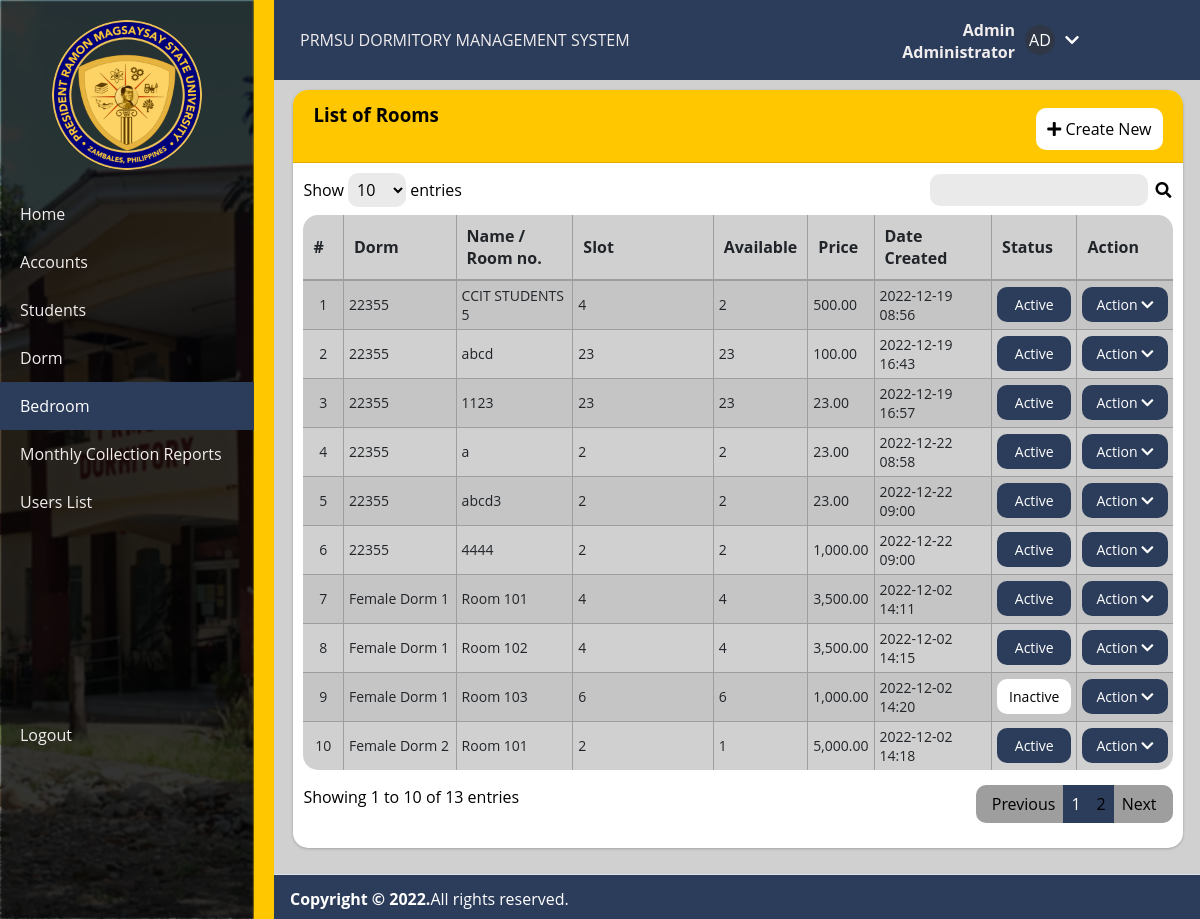
The app's page /admin/bedroom.php (signed in) with its own data.
### tables this page shows
CREATE TABLE `user_meta` (
  `id` int(11) NOT NULL,
  `user_id` int(11) NOT NULL,
  `meta_key` text NOT NULL,
  `meta_value` text NOT NULL
);

CREATE TABLE `room_list` (
  `id` int(40) NOT NULL,
  `dorm_id` int(40) NOT NULL,
  `name` text NOT NULL,
  `slots` int(10) NOT NULL DEFAULT 0,
  `price` float(12,2) NOT NULL DEFAULT 0.00,
  `status` tinyint(1) NOT NULL DEFAULT 1,
  `delete_flag` tinyint(1) NOT NULL DEFAULT 0,
  `date_created` datetime NOT NULL DEFAULT current_timestamp(),
  `date_updated` datetime NOT NULL DEFAULT current_timestamp() ON UPDATE current_timestamp()
);

CREATE TABLE `dorm_list` (
  `id` int(40) NOT NULL,
  `name` text NOT NULL,
  `status` tinyint(1) NOT NULL DEFAULT 1,
  `delete_flag` tinyint(1) NOT NULL DEFAULT 0,
  `date_created` datetime NOT NULL DEFAULT current_timestamp(),
  `date_updated` datetime NOT NULL DEFAULT current_timestamp() ON UPDATE current_timestamp()
);

### classes/db_helper.php (called while the page is built, shortened)
<?php
class db {
    public  $conn;
    public $tblmeta = "user_meta";
    public function connect(){
        $this->dbname       = 'PRMSUdms_db';
        $this->dbhost       = 'localhost';
        $this->dbusername   = 'root';
        $this->dbpassword   = '';
        try{
            $this->conn = new PDO("mysql:host=$this->dbhost;dbname=$this->dbname;charset=utf8",$this->dbusername,$this->dbpassword);
            $this->conn->setAttribute(PDO::ATTR_ERRMODE, PDO::ERRMODE_EXCEPTION);
        }catch(PDOException $e){
            echo $e->getMessage();
        }
    }
    public function query($sql,$params=array()){
        $stmt   = $this->conn->prepare($sql);
        if(count($params)>0):
            foreach($params as $key => $value):
                $stmt->bindValue($key,$value);
            endforeach;
        endif;
        $stmt->execute();
        return $stmt->fetchAll(PDO::FETCH_OBJ);
    }
    public function get_user_meta($user_id, $meta_key){
        $value = array(":user_id"=>$user_id,":meta_key"=>$meta_key);
        $result = $this->query("SELECT meta_value FROM $this->tblmeta WHERE meta_key=:meta_key AND user_id=:user_id",$value);
        return count($result)==0 ? "" : $result[0]->meta_value;
    }
}
?>

### config.php (called while the page is built, shortened)
<?php
require_once('classes/db_helper.php');
require_once('classes/utils.php');
function format_num($number = '' , $decimal = ''){
    if(is_numeric($number)){
        $ex = explode(".",$number);
        $decLen = isset($ex[1]) ? strlen($ex[1]) : 0;
        if(is_numeric($decimal)){
            return number_format($number,$decimal);
        }else{
            return number_format($number,$decLen);
        }
    }else{
        return "Invalid Input";
    }
}
?>

### admin/bedroom.php (the view, shortened to what this page needs)
<?php
require_once('../config.php');
	?>
<!DOCTYPE html>
<html>
<?php include '../inc/html-head.php' ?>
<body>
	<div class="wrapper">
		<div class="section">
			<?php include '../inc/header.php'; ?>
		</div>
		<?php include '../inc/sidebar.php'; ?>
		<div class="content-wrapper" style="min-height:628.038px">
			<section class="content">
				<div class="container">
					<div class="card">
						<div class="card-header">
							<h3 class="card-title">List of Rooms</h3>
							<div class="card-tools">
								<a href="#" id="create_new" class="btn btn-flat btn-primary"><span
										class="fas fa-plus"></span> Create New</a>
							</div>
						</div>
						<div class="card-body">
							<div class="container-fluid">
								<table class="table table-hover table-striped table-bordered" id="list">
									<colgroup>
										<col width="5%">
										<col width="15%">
										<col width="15%">
										<col width="20%">
										<col width="5%">
										<col width="5%">
										<col width="15%">
										<col width="10%">
										<col width="10%">
									</colgroup>
									<thead>
										<tr>
											<th>#</th>
											<th>Dorm</th>
											<th>Name / Room no.</th>
											<th>Slot</th>
											<th>Available</th>
											<th>Price</th>
											<th>Date Created</th>
											<th>Status</th>
											<th>Action</th>
										</tr>
									</thead>
									<tbody>
										<?php
                                        $i = 1;
                                        $qry = $conn->query("SELECT r.* , d.name as `dorm`,(r.slots - coalesce((SELECT COUNT(id) FROM account_list where room_id = r.id), 0)) as `available`  from `room_list` r inner join dorm_list d on r.dorm_id = d.id where r.delete_flag = 0 and d.delete_flag = 0 and d.status = 1 order by d.`name` asc ");
                                        while ($row = $qry->fetch_assoc()):
                                        ?>
										<tr>
											<td class="text-center">
												<?php echo $i++; ?>
											</td>
											<td>
												<?php echo $row['dorm'] ?>
											</td>
											<td>
												<?php echo $row['name'] ?>
											</td>
											<td class="text-right">
												<?php echo format_num($row['slots']) ?>
											</td>
											<td class="text-right">
												<?php echo format_num($row['available']) ?>
											</td>
											<td class="text-right">
												<?php echo format_num($row['price'], 2) ?>
											</td>
											<td>
												<?php echo date("Y-m-d H:i", strtotime($row['date_created'])) ?>
											</td>
											<td class="text-center">
												<div
													class="pill <?php echo $row['status'] === '1' ? 'active' : 'inactive' ?>">
													<?php echo $row['status'] === '1' ? 'Active' : 'Inactive' ?>
												</div>
											</td>
											<td align="center">
											<div class="dropdown">
													<button class="dropbtn">Action <i
															class="fa fa-chevron-down"></i></button>
												</div>
											</td>
										</tr>
										<?php endwhile; ?>
									</tbody>
								</table>
							</div>
						</div>
					</div>
				</div>
			</section>
		</div>
		<?php include '../inc/footer.php'; ?>
	</div>
</body>
</html>

### classes/utils.php (shortened to what this page needs)
<?php
    function profile_avatar($user) {
        global $ROOT_DIR;
        $initials = isset($user->first_name) ? substr(($user->first_name ?? ""), 0, 1).substr(($user->last_name ?? ""), 0, 1) : '?';
        if (!isset($user->profile_avatar) || empty($user->profile_avatar)) return "<div class='no-image'>$initials</div>";
        $is_exist = file_exists("$ROOT_DIR/img/avatars/$user->profile_avatar");
        return  $is_exist == 1 ? "<img class='profile-avatar-thumb' src='/img/avatars/$user->profile_avatar' />" : "<div class='no-image'>$initials</div>";
    }
?>

### css/style.css (style rules this page uses)
* { list-style: none; text-decoration: none; margin: 0; padding: 0; box-sizing: border-box; font-family: 'Open Sans', sans-serif; }
body { background: #D0D0D0; }
.content-wrapper { height: 100%; margin-top: calc(2.93725rem + 33px); margin-left: calc(2.93725rem + 229px); }
.content-wrapper .content { padding: 10px 10px; margin-top: 10px; color: #000000; }
section { display: block; }
.container { width: 100%; padding-right: 7.5px; padding-left: 7.5px; margin-right: auto; margin-left: auto; }
.card { box-shadow: 0 0 1px rgb(0 0 0 / 13%), 0 1px 3px rgb(0 0 0 / 20%); margin-bottom: 1rem; }
.card { position: relative; display: -ms-flexbox; display: flex; -ms-flex-direction: column; flex-direction: column; min-width: 0; word-wrap: break-word; background-color: #fff; background-clip: border-box; border: 0 solid rgba(0, 0, 0, 0.125); border-radius: 15px; flex-direction: column; }
.card-header:first-child { border-radius: calc(0.25rem - 0) calc(0.25rem - 0) 0 0; }
.card-header { background-color: rgb(255 199 0); border-bottom: 1px solid rgba(0, 0, 0, 0.125); padding: 0.75rem 1.25rem; margin-bottom: 0; position: relative; border-top-left-radius: 15px; border-top-right-radius: 15px; }
.card-body { -ms-flex: 1 1 auto; flex: 1 1 auto; min-height: 1px; padding: 10px; }
.card-tools { display: grid; justify-items: end; }
a#create_new { margin-top: -19px; }
.btn.btn-flat { color: #000; background-color: #FFF; padding: 8px 10px; border-radius: 10px; box-shadow: none; }
.btn { display: inline-block; font-weight: 400; color: #212529; text-align: center; vertical-align: middle; -webkit-user-select: none; -moz-user-select: none; -ms-user-select: none; user-select: none; background-color: transparent; border: 1px solid transparent; padding: 0.375rem 0.75rem; font-size: 1rem; line-height: 1.5; border-radius: 0.25rem; transition: color 0.15s ease-in-out, background-color 0.15s ease-in-out, border-color 0.15s ease-in-out, box-shadow 0.15s ease-in-out; min-width: 100px !important; cursor: pointer; }
button, [type="button"], [type="reset"], [type="submit"] { -webkit-appearance: button; }
button, select { text-transform: none; }
a { color: #007bff; text-decoration: none; background-color: transparent; }
button, input { overflow: visible; }
input, button, select, optgroup, textarea { margin: 0; font-family: inherit; font-size: inherit; }
.table { width: 100%; margin-bottom: 1rem; color: #212529; background-color: #D0D0D0; border-radius: 15px; border-collapse: collapse ; }
table.dataTable th:not(:last-child), table.dataTable td:not(:last-child) { border-right: #9e9e9e solid 1px; }
table.dataTable th { padding: 10px; }
table.dataTable td { padding: 5px; font-size: 14px; }
table.dataTable tr:not(:last-child) td { border-bottom: #9e9e9e solid 1px !important; }
table.dataTable thead tr { border-bottom: #9e9e9e solid 2px !important; }
table th:nth-last-child(-n + 2) { max-width: 80px !important; }
th { text-align: inherit; text-align: -webkit-match-parent; }
.table-striped tbody tr:nth-of-type(odd) { background-color: rgba(0, 0, 0, 0.05); }
.text-center { text-align: center !important; }
.pill { padding: 8px 10px; border-radius: 10px; }
.pill.active { background-color: #2c3d5c; color: #fff; }
.pill.inactive { background-color: #FFF; color: #000; }
.dropbtn { background-color: #2c3d5c; color: white; padding: 8px 10px; cursor: pointer; border: none; border-radius: 10px; width: 100%; }
.dropdown { position: relative; display: inline-block; width: 100%; min-width: 85px; }
.no-image, .profile-avatar-thumb { height: 30px; width: 30px; border-radius: 15px; background-color: rgba(50,50,50,0.5) !important; color: #FFF; display: flex; justify-content: center; align-items: center; }

### css/header-footer.css (style rules this page uses)
.wrapper .section { width: calc(100% - 225px); margin-left: 225px; transition: all 0.5s ease; }

### records on screen
user_meta: meta_value "AD"
room_list: dorm_list.name "22355", name "CCIT STUDENTS 5", slots "4", available "2", price "500.00", date_created "2022-12-19 08:56", status "Active"
room_list: dorm_list.name "22355", name "abcd", slots "23", available "23", price "100.00", date_created "2022-12-19 16:43", status "Active"
room_list: dorm_list.name "22355", name "1123", slots "23", available "23", price "23.00", date_created "2022-12-19 16:57", status "Active"
room_list: dorm_list.name "22355", name "a", slots "2", available "2", price "23.00", date_created "2022-12-22 08:58", status "Active"
room_list: dorm_list.name "22355", name "abcd3", slots "2", available "2", price "23.00", date_created "2022-12-22 09:00", status "Active"
room_list: dorm_list.name "22355", name "4444", slots "2", available "2", price "1,000.00", date_created "2022-12-22 09:00", status "Active"
room_list: dorm_list.name "Female Dorm 1", name "Room 101", slots "4", available "4", price "3,500.00", date_created "2022-12-02 14:11", status "Active"
room_list: dorm_list.name "Female Dorm 1", name "Room 102", slots "4", available "4", price "3,500.00", date_created "2022-12-02 14:15", status "Active"
room_list: dorm_list.name "Female Dorm 1", name "Room 103", slots "6", available "6", price "1,000.00", date_created "2022-12-02 14:20", status "Inactive"
room_list: dorm_list.name "Female Dorm 2", name "Room 101", slots "2", available "1", price "5,000.00", date_created "2022-12-02 14:18", status "Active"

### other values on screen
$_SESSION['username'] "Admin"
$user_types[$_SESSION['id']] "Administrator"
